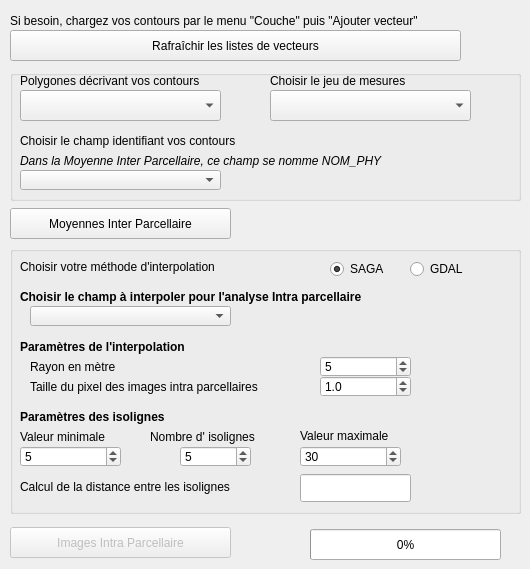
   <widget class="QWidget" name="TabParcelles">
    <attribute name="title">
     <string>Parcelles</string>
    </attribute>
    <widget class="QGroupBox" name="groupBoxInter">
     <property name="geometry">
      <rect>
       <x>10</x>
       <y>70</y>
       <width>511</width>
       <height>131</height>
      </rect>
     </property>
     <property name="autoFillBackground">
      <bool>true</bool>
     </property>
     <property name="styleSheet">
      <string notr="true">QLineEdit { margin: 4px }</string>
     </property>
     <property name="title">
      <string/>
     </property>
     <widget class="QComboBox" name="comboBoxPoints">
      <property name="geometry">
       <rect>
        <x>260</x>
        <y>20</y>
        <width>201</width>
        <height>31</height>
       </rect>
      </property>
     </widget>
     <widget class="QComboBox" name="comboBoxPolygone">
      <property name="geometry">
       <rect>
        <x>10</x>
        <y>20</y>
        <width>201</width>
        <height>31</height>
       </rect>
      </property>
     </widget>
     <widget class="QLabel" name="lab_61">
      <property name="enabled">
       <bool>true</bool>
      </property>
      <property name="geometry">
       <rect>
        <x>10</x>
        <y>0</y>
        <width>321</width>
        <height>21</height>
       </rect>
      </property>
      <property name="text">
       <string>Polygones décrivant vos contours</string>
      </property>
     </widget>
     <widget class="QLabel" name="lab_63">
      <property name="enabled">
       <bool>true</bool>
      </property>
      <property name="geometry">
       <rect>
        <x>260</x>
        <y>0</y>
        <width>201</width>
        <height>21</height>
       </rect>
      </property>
      <property name="text">
       <string>Choisir le jeu de mesures</string>
      </property>
     </widget>
     <widget class="QLabel" name="lab_62">
      <property name="enabled">
       <bool>true</bool>
      </property>
      <property name="geometry">
       <rect>
        <x>10</x>
        <y>60</y>
        <width>371</width>
        <height>21</height>
       </rect>
      </property>
      <property name="text">
       <string>Choisir le champ identifiant vos contours</string>
      </property>
     </widget>
     <widget class="QComboBox" name="fieldComboContours">
      <property name="enabled">
       <bool>true</bool>
      </property>
      <property name="geometry">
       <rect>
        <x>10</x>
        <y>100</y>
        <width>201</width>
        <height>20</height>
       </rect>
      </property>
     </widget>
     <widget class="QLabel" name="lab_64">
      <property name="enabled">
       <bool>true</bool>
      </property>
      <property name="geometry">
       <rect>
        <x>10</x>
        <y>80</y>
        <width>481</width>
        <height>21</height>
       </rect>
      </property>
      <property name="font">
       <font>
        <italic>true</italic>
       </font>
      </property>
      <property name="text">
       <string>Dans la Moyenne Inter Parcellaire, ce champ se nomme NOM_PHY</string>
      </property>
     </widget>
    </widget>
    <widget class="QPushButton" name="ButtonInterRefresh">
     <property name="geometry">
      <rect>
       <x>10</x>
       <y>30</y>
       <width>451</width>
       <height>31</height>
      </rect>
     </property>
     <property name="text">
      <string>Rafraîchir les listes de vecteurs</string>
     </property>
    </widget>
    <widget class="QLabel" name="lab_60">
     <property name="enabled">
      <bool>true</bool>
     </property>
     <property name="geometry">
      <rect>
       <x>10</x>
       <y>10</y>
       <width>511</width>
       <height>21</height>
      </rect>
     </property>
     <property name="text">
      <string>Si besoin, chargez vos contours par le menu &quot;Couche&quot; puis &quot;Ajouter vecteur&quot;</string>
     </property>
    </widget>
    <widget class="QPushButton" name="ButtonInter">
     <property name="geometry">
      <rect>
       <x>10</x>
       <y>208</y>
       <width>221</width>
       <height>31</height>
      </rect>
     </property>
     <property name="palette">
      <palette>
       <active>
        <colorrole role="WindowText">
         <brush brushstyle="SolidPattern">
          <color alpha="255">
           <red>0</red>
           <green>85</green>
           <blue>255</blue>
          </color>
         </brush>
        </colorrole>
       </active>
       <inactive>
        <colorrole role="WindowText">
         <brush brushstyle="SolidPattern">
          <color alpha="255">
           <red>0</red>
           <green>85</green>
           <blue>255</blue>
          </color>
         </brush>
        </colorrole>
       </inactive>
       <disabled>
        <colorrole role="WindowText">
         <brush brushstyle="SolidPattern">
          <color alpha="255">
           <red>143</red>
           <green>146</green>
           <blue>147</blue>
          </color>
         </brush>
        </colorrole>
       </disabled>
      </palette>
     </property>
     <property name="autoFillBackground">
      <bool>true</bool>
     </property>
     <property name="text">
      <string>Moyennes Inter Parcellaire</string>
     </property>
    </widget>
    <widget class="QGroupBox" name="groupBoxIntra">
     <property name="enabled">
      <bool>true</bool>
     </property>
     <property name="geometry">
      <rect>
       <x>10</x>
       <y>246</y>
       <width>511</width>
       <height>268</height>
      </rect>
     </property>
     <property name="autoFillBackground">
      <bool>true</bool>
     </property>
     <property name="styleSheet">
      <string notr="true">QLineEdit { margin: 4px } rgb(255, 170, 127)</string>
     </property>
     <property name="title">
      <string/>
     </property>
     <widget class="QLabel" name="lab_76">
      <property name="geometry">
       <rect>
        <x>20</x>
        <y>110</y>
        <width>271</width>
        <height>21</height>
       </rect>
      </property>
      <property name="text">
       <string>Rayon en mètre</string>
      </property>
     </widget>
     <widget class="QSpinBox" name="spinBoxRayon">
      <property name="geometry">
       <rect>
        <x>310</x>
        <y>110</y>
        <width>91</width>
        <height>21</height>
       </rect>
      </property>
      <property name="minimum">
       <number>0</number>
      </property>
      <property name="maximum">
       <number>20</number>
      </property>
      <property name="singleStep">
       <number>1</number>
      </property>
      <property name="value">
       <number>5</number>
      </property>
     </widget>
     <widget class="QLabel" name="lab_75">
      <property name="geometry">
       <rect>
        <x>10</x>
        <y>90</y>
        <width>281</width>
        <height>21</height>
       </rect>
      </property>
      <property name="font">
       <font>
        <weight>75</weight>
        <bold>true</bold>
       </font>
      </property>
      <property name="text">
       <string>Paramètres de l'interpolation </string>
      </property>
     </widget>
     <widget class="QLabel" name="lab_77">
      <property name="enabled">
       <bool>true</bool>
      </property>
      <property name="geometry">
       <rect>
        <x>20</x>
        <y>130</y>
        <width>281</width>
        <height>21</height>
       </rect>
      </property>
      <property name="text">
       <string>Taille du pixel des images intra parcellaires</string>
      </property>
     </widget>
     <widget class="QLabel" name="lab_83">
      <property name="geometry">
       <rect>
        <x>290</x>
        <y>179</y>
        <width>161</width>
        <height>21</height>
       </rect>
      </property>
      <property name="text">
       <string>Valeur maximale</string>
      </property>
     </widget>
     <widget class="QLabel" name="lab_85">
      <property name="geometry">
       <rect>
        <x>10</x>
        <y>160</y>
        <width>261</width>
        <height>21</height>
       </rect>
      </property>
      <property name="font">
       <font>
        <weight>75</weight>
        <bold>true</bold>
       </font>
      </property>
      <property name="text">
       <string>Paramètres des isolignes </string>
      </property>
     </widget>
     <widget class="QSpinBox" name="spinBoxIsoMax">
      <property name="geometry">
       <rect>
        <x>290</x>
        <y>200</y>
        <width>101</width>
        <height>21</height>
       </rect>
      </property>
      <property name="minimum">
       <number>5</number>
      </property>
      <property name="maximum">
       <number>3000</number>
      </property>
      <property name="singleStep">
       <number>1</number>
      </property>
      <property name="value">
       <number>30</number>
      </property>
     </widget>
     <widget class="QLabel" name="lab_86">
      <property name="geometry">
       <rect>
        <x>10</x>
        <y>230</y>
        <width>261</width>
        <height>21</height>
       </rect>
      </property>
      <property name="text">
       <string>Calcul de la distance entre les isolignes</string>
      </property>
     </widget>
     <widget class="QLabel" name="lab_70">
      <property name="enabled">
       <bool>true</bool>
      </property>
      <property name="geometry">
       <rect>
        <x>10</x>
        <y>40</y>
        <width>471</width>
        <height>21</height>
       </rect>
      </property>
      <property name="font">
       <font>
        <weight>75</weight>
        <bold>true</bold>
       </font>
      </property>
      <property name="text">
       <string>Choisir le champ à interpoler pour l'analyse Intra parcellaire</string>
      </property>
     </widget>
     <widget class="QComboBox" name="fieldComboIntra">
      <property name="enabled">
       <bool>true</bool>
      </property>
      <property name="geometry">
       <rect>
        <x>20</x>
        <y>60</y>
        <width>201</width>
        <height>20</height>
       </rect>
      </property>
     </widget>
     <widget class="QRadioButton" name="radioButtonSAGA">
      <property name="geometry">
       <rect>
        <x>320</x>
        <y>10</y>
        <width>71</width>
        <height>26</height>
       </rect>
      </property>
      <property name="text">
       <string>SAGA</string>
      </property>
      <property name="checked">
       <bool>true</bool>
      </property>
     </widget>
     <widget class="QRadioButton" name="radioButtonGDAL">
      <property name="geometry">
       <rect>
        <x>400</x>
        <y>10</y>
        <width>71</width>
        <height>26</height>
       </rect>
      </property>
      <property name="text">
       <string>GDAL</string>
      </property>
     </widget>
     <widget class="QLabel" name="lab_79">
      <property name="geometry">
       <rect>
        <x>10</x>
        <y>10</y>
        <width>301</width>
        <height>21</height>
       </rect>
      </property>
      <property name="text">
       <string>Choisir votre méthode d'interpolation</string>
      </property>
     </widget>
     <widget class="QDoubleSpinBox" name="spinBoxPixel">
      <property name="geometry">
       <rect>
        <x>310</x>
        <y>130</y>
        <width>91</width>
        <height>21</height>
       </rect>
      </property>
      <property name="decimals">
       <number>1</number>
      </property>
      <property name="minimum">
       <double>0.200000000000000</double>
      </property>
      <property name="maximum">
       <double>5.000000000000000</double>
      </property>
      <property name="singleStep">
       <double>0.100000000000000</double>
      </property>
      <property name="value">
       <double>1.000000000000000</double>
      </property>
     </widget>
     <widget class="QLabel" name="lab_81">
      <property name="geometry">
       <rect>
        <x>10</x>
        <y>180</y>
        <width>111</width>
        <height>21</height>
       </rect>
      </property>
      <property name="text">
       <string>Valeur minimale</string>
      </property>
     </widget>
     <widget class="QSpinBox" name="spinBoxIsoMin">
      <property name="geometry">
       <rect>
        <x>10</x>
        <y>200</y>
        <width>101</width>
        <height>21</height>
       </rect>
      </property>
      <property name="minimum">
       <number>0</number>
      </property>
      <property name="maximum">
       <number>500</number>
      </property>
      <property name="singleStep">
       <number>1</number>
      </property>
      <property name="value">
       <number>5</number>
      </property>
     </widget>
     <widget class="QLabel" name="lab_82">
      <property name="geometry">
       <rect>
        <x>140</x>
        <y>180</y>
        <width>211</width>
        <height>21</height>
       </rect>
      </property>
      <property name="text">
       <string>Nombre d' isolignes</string>
      </property>
     </widget>
     <widget class="QSpinBox" name="spinBoxNombreIso">
      <property name="geometry">
       <rect>
        <x>170</x>
        <y>200</y>
        <width>71</width>
        <height>21</height>
       </rect>
      </property>
      <property name="minimum">
       <number>3</number>
      </property>
      <property name="maximum">
       <number>10</number>
      </property>
      <property name="singleStep">
       <number>1</number>
      </property>
      <property name="value">
       <number>5</number>
      </property>
     </widget>
     <widget class="QLineEdit" name="lineEditDistanceIso">
      <property name="enabled">
       <bool>true</bool>
      </property>
      <property name="geometry">
       <rect>
        <x>290</x>
        <y>228</y>
        <width>111</width>
        <height>28</height>
       </rect>
      </property>
      <property name="font">
       <font>
        <pointsize>11</pointsize>
        <weight>75</weight>
        <bold>true</bold>
       </font>
      </property>
      <property name="inputMethodHints">
       <set>Qt::ImhDialableCharactersOnly</set>
      </property>
      <property name="maxLength">
       <number>50</number>
      </property>
      <property name="dragEnabled">
       <bool>true</bool>
      </property>
      <property name="readOnly">
       <bool>false</bool>
      </property>
     </widget>
    </widget>
    <widget class="QPushButton" name="ButtonIntra">
     <property name="enabled">
      <bool>false</bool>
     </property>
     <property name="geometry">
      <rect>
       <x>10</x>
       <y>527</y>
       <width>221</width>
       <height>31</height>
      </rect>
     </property>
     <property name="palette">
      <palette>
       <active>
        <colorrole role="WindowText">
         <brush brushstyle="SolidPattern">
          <color alpha="255">
           <red>0</red>
           <green>85</green>
           <blue>255</blue>
          </color>
         </brush>
        </colorrole>
       </active>
       <inactive>
        <colorrole role="WindowText">
         <brush brushstyle="SolidPattern">
          <color alpha="255">
           <red>0</red>
           <green>85</green>
           <blue>255</blue>
          </color>
         </brush>
        </colorrole>
       </inactive>
       <disabled>
        <colorrole role="WindowText">
         <brush brushstyle="SolidPattern">
          <color alpha="255">
           <red>143</red>
           <green>146</green>
           <blue>147</blue>
          </color>
         </brush>
        </colorrole>
       </disabled>
      </palette>
     </property>
     <property name="autoFillBackground">
      <bool>true</bool>
     </property>
     <property name="text">
      <string>Images Intra Parcellaire</string>
     </property>
    </widget>
    <widget class="QProgressBar" name="progressBarIntra">
     <property name="geometry">
      <rect>
       <x>310</x>
       <y>529</y>
       <width>191</width>
       <height>31</height>
      </rect>
     </property>
     <property name="value">
      <number>0</number>
     </property>
    </widget>
   </widget>
